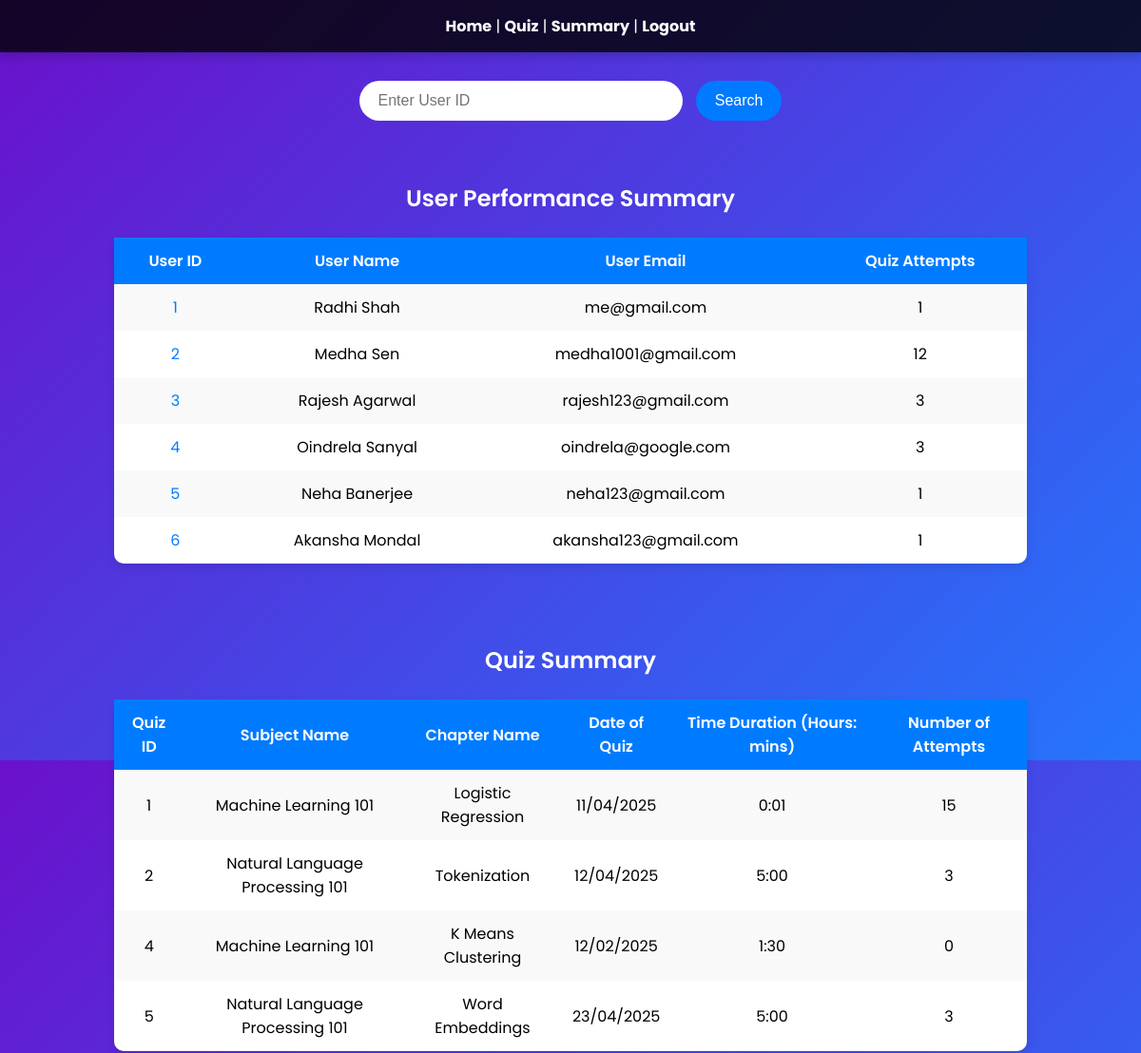
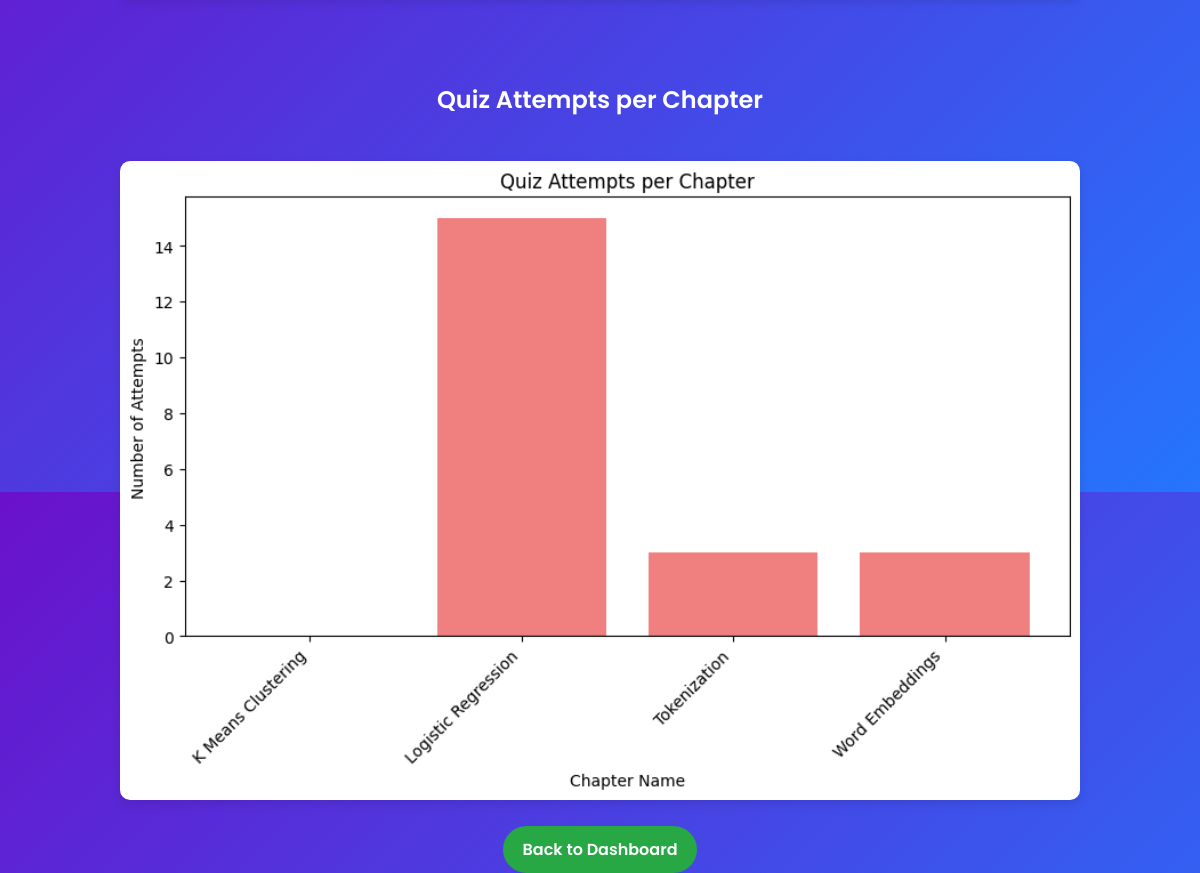
Page /summary on the committed database (2 pictures, top to bottom).
### models/models.py (models this page shows, shortened)
class User(db.Model):
    id =db.Column(db.Integer, primary_key=True)
    username=db.Column(db.String(100), unique=True, nullable=False)
    password=db.Column(db.String(100), nullable=False)
    full_name=db.Column(db.String(100), nullable=False)
    qualification=db.Column(db.String(100))
    dob=db.Column(db.Date)
    scores = db.relationship('Scores', backref='user', lazy=True)

class Quiz(db.Model):
    id=db.Column(db.Integer, primary_key=True)
    chapter_id=db.Column(db.Integer, db.ForeignKey('chapter.id'), nullable=False)
    date_of_quiz=db.Column(db.Date)
    time_duration=db.Column(db.String(10))
    remarks=db.Column(db.Text)
    questions=db.relationship('Questions', backref='quiz', lazy=True)
    scores=db.relationship('Scores', backref='quiz', lazy=True)

### app.py (the view)
@app.route('/summary', methods=['GET', 'POST'])
def summary():
    search_query = request.form.get('user_id')
    if search_query:
        user = User.query.filter_by(id=search_query).first()
        if user:
            return redirect(url_for('user_summary', user_id=user.id))
        else:
            flash('User not found!', 'error')
    users = db.session.query(
        User.id,
        User.full_name,
        User.username,
        func.count(Scores.id).label('attempt_count')  # Count quiz attempts
    ).outerjoin(Scores, Scores.user_id == User.id) \
     .group_by(User.id) \
     .all()
    quizzes = db.session.query(
        Quiz.id,
        Subject.name.label('subject_name'),
        Chapter.name.label('chapter_name'),
        Quiz.date_of_quiz,
        Quiz.time_duration,
        func.count(Scores.id).label('attempt_count')  # Count attempts per quiz
    ).join(Chapter, Quiz.chapter_id == Chapter.id) \
     .join(Subject, Chapter.subject_id == Subject.id) \
     .outerjoin(Scores, Scores.quiz_id == Quiz.id) \
     .group_by(Quiz.id, Subject.name, Chapter.name, Quiz.date_of_quiz, Quiz.time_duration) \
     .all()
    chapter_attempts = db.session.query(
        Chapter.name.label('chapter_name'),
        func.count(Scores.id).label('total_attempts')
    ).join(Quiz, Quiz.chapter_id == Chapter.id) \
     .outerjoin(Scores, Scores.quiz_id == Quiz.id) \
     .group_by(Chapter.name) \
     .all()
    chart_image = generate_chart_image(chapter_attempts)
    return render_template('summary.html', users=users, quizzes=quizzes, chart_image=chart_image)

### app.py (called while the page is built)
def generate_chart_image(chapter_attempts):
    fig, ax = plt.subplots(figsize=(10, 5))
    chapters = [record.chapter_name for record in chapter_attempts]
    attempts = [record.total_attempts for record in chapter_attempts]
    ax.bar(chapters, attempts, color='lightcoral')
    ax.set_xlabel('Chapter Name')
    ax.set_ylabel('Number of Attempts')
    ax.set_title('Quiz Attempts per Chapter')
    plt.xticks(rotation=45, ha='right')
    img = io.BytesIO()
    fig.savefig(img, format='png', bbox_inches='tight')
    img.seek(0)
    img_base64 = base64.b64encode(img.getvalue()).decode('utf-8')
    return img_base64

### templates/summary.html (shortened to what this page needs)
<!DOCTYPE html>
<html lang="en">
<head>
    <link rel="stylesheet" href="{{ url_for('static', filename='css/summary.css') }}">
</head>
<body>
<nav class="navbar">
    <div class="container-fluid d-flex justify-content-between align-items-center px-4">
        <div class="nav-links">
            <a href="{{ url_for('admin_dashboard') }}" style="color: white; text-decoration: none; font-weight: bold;">Home</a> |
            <a href="{{ url_for('quiz_management') }}" style="color: white; text-decoration: none; font-weight: bold;">Quiz</a> |
            <a href="{{ url_for('summary') }}" style="color: white; text-decoration: none; font-weight: bold;">Summary</a> |
            <a href="{{ url_for('logout') }}" style="color: white; text-decoration: none; font-weight: bold;">Logout</a>
        </div>
    </div>
</nav>
<div class="search-container">
    <form method="POST" action="{{ url_for('summary') }}">
        <input type="text" name="user_id" placeholder="Enter User ID" required class="search-input">
        <button type="submit" class="search-button">Search</button>
    </form>
</div>
<div class="table-container">
    <h3>User Performance Summary</h3>
    <table>
        <thead>
            <tr>
                <th>User ID</th>
                <th>User Name</th>
                <th>User Email</th>
                <th>Quiz Attempts</th>
            </tr>
        </thead>
        <tbody>
            {% for user in users %}
                <tr>
                    <td><a href="{{ url_for('user_summary', user_id=user.id) }}">{{ user.id }}</a></td>
                    <td>{{ user.full_name }}</td>
                    <td>{{ user.username }}</td>
                    <td>{{ user.attempt_count }}</td>
                </tr>
            {% endfor %}
        </tbody>
    </table>
</div>
<div class="table-container">
    <h3>Quiz Summary</h3>
    <table>
        <thead>
            <tr>
                <th>Quiz ID</th>
                <th>Subject Name</th>
                <th>Chapter Name</th>
                <th>Date of Quiz</th>
                <th>Time Duration (Hours: mins)</th>
                <th>Number of Attempts</th>
            </tr>
        </thead>
        <tbody>
            {% for quiz in quizzes %}
                <tr>
                    <td>{{ quiz.id }}</td>
                    <td>{{ quiz.subject_name }}</td>
                    <td>{{ quiz.chapter_name }}</td>
                    <td>{{ quiz.date_of_quiz.strftime('%d/%m/%Y') }}</td>
                    <td>{{ quiz.time_duration }}</td>
                    <td>{{ quiz.attempt_count }}</td>
                </tr>
            {% endfor %}
        </tbody>
    </table>
</div>
<div class="chart-container">
    <h3>Quiz Attempts per Chapter</h3>
    <img alt="Quiz Attempts Chart" class="chart-image">
</div>
<div class="back-button-container">
    <a href="{{ url_for('admin_dashboard') }}" class="back-button">Back to Dashboard</a>
</div>
</body>
</html>

### static/css/summary.css (style rules this page uses)
body { font-family: 'Poppins', sans-serif; background: linear-gradient(135deg, #6a11cb 0%, #2575fc 100%); color: #fff; margin: 0; padding: 0; height: 100vh; display: flex; flex-direction: column; justify-content: space-between; }
.navbar { background-color: rgba(0, 0, 0, 0.8); padding: 15px 0; box-shadow: 0 4px 10px rgba(0, 0, 0, 0.2); text-align: center; }
.search-container { text-align: center; margin-top: 30px; }
.search-input { width: 300px; padding: 12px 20px; font-size: 16px; border-radius: 30px; border: none; outline: none; margin-right: 10px; }
.search-button { background-color: #007bff; border: none; color: #fff; font-size: 16px; padding: 12px 20px; border-radius: 30px; cursor: pointer; transition: background-color 0.3s ease; }
.table-container { margin-top: 40px; text-align: center; }
.table-container h3 { font-size: 24px; font-weight: 600; color: #fff; }
table { width: 80%; margin: 20px auto; border-collapse: collapse; color: black; background-color: #fff; border-radius: 10px; box-shadow: 0 4px 10px rgba(0, 0, 0, 0.1); }
table th, table td { padding: 12px; text-align: center; }
table th { background-color: #007bff; color: #fff; font-weight: 600; }
table tr:nth-child(odd) { background-color: #f9f9f9; }
table a { color: #007bff; text-decoration: none; }
.chart-container { text-align: center; margin-top: 40px; }
.chart-container h3 { font-size: 24px; font-weight: 600; color: #fff; }
.chart-image { width: 80%; border-radius: 10px; box-shadow: 0 4px 10px rgba(0, 0, 0, 0.1); margin-top: 20px; }
.back-button-container { text-align: center; margin-top: 30px; }
.back-button { background-color: #28a745; color: white; padding: 12px 20px; border-radius: 30px; text-decoration: none; font-size: 16px; font-weight: 600; transition: background-color 0.3s ease; }

### rows in the picture
User: id "1", full_name "Radhi Shah", username "me@gmail.com", attempt_count "1"
User: id "2", full_name "Medha Sen", username "medha1001@gmail.com", attempt_count "12"
User: id "3", full_name "Rajesh Agarwal", username "rajesh123@gmail.com", attempt_count "3"
User: id "4", full_name "Oindrela Sanyal", username "oindrela@google.com", attempt_count "3"
User: id "5", full_name "Neha Banerjee", username "neha123@gmail.com", attempt_count "1"
User: id "6", full_name "Akansha Mondal", username "akansha123@gmail.com", attempt_count "1"
Quiz: id "1", subject_name "Machine Learning 101", chapter_name "Logistic Regression", date_of_quiz "11/04/2025", time_duration "0:01", attempt_count "15"
Quiz: id "2", subject_name "Natural Language Processing 101", chapter_name "Tokenization", date_of_quiz "12/04/2025", time_duration "5:00", attempt_count "3"
Quiz: id "4", subject_name "Machine Learning 101", chapter_name "K Means Clustering", date_of_quiz "12/02/2025", time_duration "1:30", attempt_count "0"
Quiz: id "5", subject_name "Natural Language Processing 101", chapter_name "Word Embeddings", date_of_quiz "23/04/2025", time_duration "5:00", attempt_count "3"
